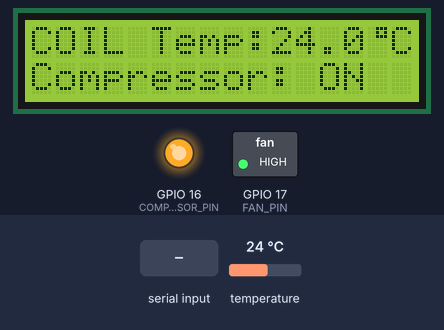
Simulated run of this sketch. Board: ESP32. Shown: 16×2 character LCD, switched loads named in the sketch (green lamp = pin HIGH), output pins drawn as LEDs (lit = HIGH). Inputs (shaded band) come from the test bench; at power-on: temperature 24 °C. Nothing arrives over Bluetooth unless stated.

Above: at 7.3 s.
7.4 s: temperature set to 9 °C
At 8.1 s:
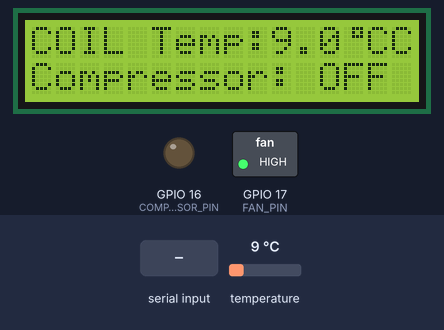
9.3 s: "COMPRESSOR_ON\n" received over the second serial link
At 10.3 s:
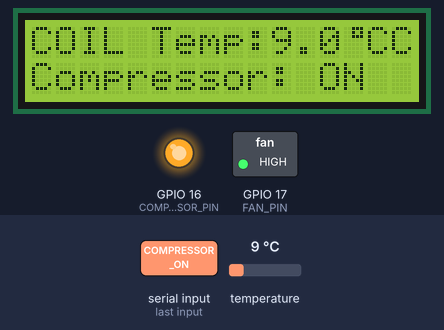
12.0 s: "ESP3\n" received over the second serial link
At 13.2 s:
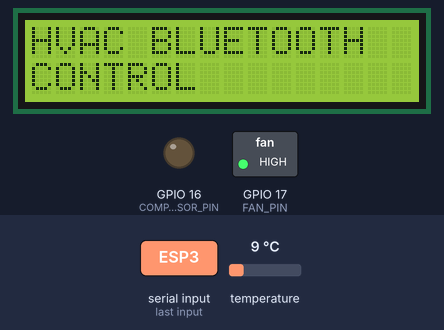
13.8 s: "FAN_OFF\n" received over the second serial link
At 17.6 s:
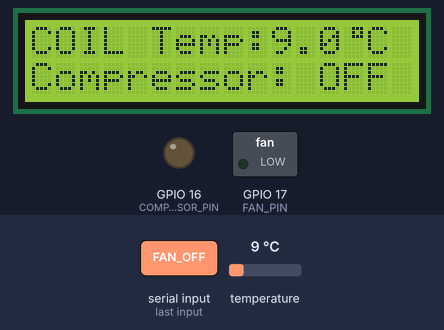
17.7 s: temperature set to 10.7 °C
At 18.5 s:
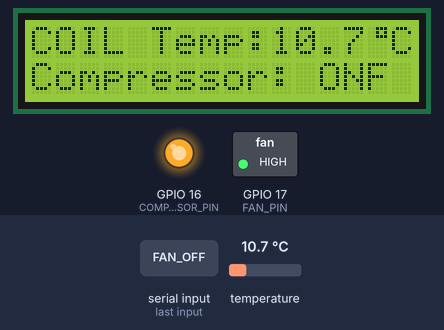
19.6 s: "COMPRESSOR_OFF\n" received over the second serial link
At 20.6 s:
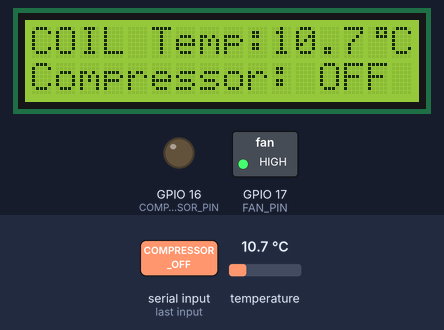
Timing chart, 0 to 22.6 s (numbered marks = the images above; inputs shaded):
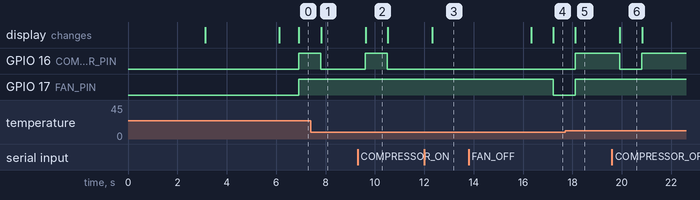

Measured:
- the behaviour switches between 10 and 10.1 °C on temperature (found by bisection; images 4 and 5)
- after the input at 7.4 s, GPIO 16 (COMPRESSOR_PIN): HIGH → LOW after 0.40 s; the display: changes after 0.42 s (image 1)
- after the input at 9.3 s, GPIO 16 (COMPRESSOR_PIN): LOW → HIGH after 0.31 s, → LOW 0.89 s later; the display: changes after 0.32 s (image 2)
- after the input at 12.0 s, the display: changes after 0.33 s (image 3)
- after the input at 13.8 s, GPIO 17 (FAN_PIN): HIGH → LOW after 3.4 s
- after the input at 17.7 s, GPIO 16 (COMPRESSOR_PIN): LOW → HIGH after 0.41 s; the display: changes after 0.42 s (image 5)
- after the input at 19.6 s, GPIO 16 (COMPRESSOR_PIN): HIGH → LOW after 0.31 s, → HIGH 0.89 s later; the display: changes after 0.33 s (image 6)

The sketch:

hvac3.ino
```cpp
#include <Wire.h>
#include <OneWire.h>
#include <LiquidCrystal_I2C.h>
#include <DallasTemperature.h>
#include <BluetoothSerial.h>

#define ONE_WIRE_BUS 19 // Temp sensor
#define COMPRESSOR_PIN 16
#define FAN_PIN 17
#define MIN_TEMPERATURE 10 // Minimum temperature set
#define MAX_TEMPERATURE 12 // Maximum temperature set

OneWire oneWire(ONE_WIRE_BUS);
DallasTemperature sensors(&oneWire);
LiquidCrystal_I2C lcd(0x27, 16, 2);
BluetoothSerial SerialBT;

// Custom character for degree symbol
byte degreeSymbol[8] = {
  0b00111,
  0b00101,
  0b00111,
  0b00000,
  0b00000,
  0b00000,
  0b00000,
  0b00000
};

unsigned long previousMillis = 0;
const long interval = 1000; // Interval to send temperature data (1 second)

void setup() {
  pinMode(COMPRESSOR_PIN, OUTPUT);
  pinMode(FAN_PIN, OUTPUT);

  sensors.begin();
  lcd.init();
  lcd.backlight();

  // Create custom degree symbol
  lcd.createChar(0, degreeSymbol);

  Serial.begin(115200);
  SerialBT.begin("ESP32_HVAC"); // Bluetooth device name
  while (!Serial);

  // Display company name
  lcd.setCursor(0, 0);
  lcd.print("Hills ELECTRONICS");
  lcd.setCursor(0, 1);
  lcd.print("S LTD");
  delay(3000); // Wait for 3 seconds

  // Clear the display and show the next message
  lcd.clear();
  lcd.setCursor(0, 0);
  lcd.print("HVAC Trainer kit");
  delay(3000); // Wait for another 3 seconds

  // Clear the display before starting the loop
  lcd.clear();
}

void loop() {
  sensors.requestTemperatures();
  float tempC = sensors.getTempCByIndex(0);

  lcd.setCursor(0, 0);
  lcd.print("COIL Temp:");
  lcd.setCursor(10, 0);
  lcd.print(tempC, 1);
  lcd.write(byte(0));  // Display the custom degree symbol
  lcd.print("C");

  if (tempC <= MIN_TEMPERATURE) {
    digitalWrite(COMPRESSOR_PIN, LOW);
    digitalWrite(FAN_PIN, HIGH);
    lcd.setCursor(0, 1); // Set cursor to the beginning of the second line
    lcd.print("Compressor: OFF ");
  } else {
    digitalWrite(COMPRESSOR_PIN, HIGH);
    digitalWrite(FAN_PIN, HIGH);
    lcd.setCursor(0, 1); // Set cursor to the beginning of the second line
    lcd.print("Compressor: ON");
  }

  // Handle Bluetooth commands
  if (SerialBT.available()) {
    String command = SerialBT.readStringUntil('\n');
    command.trim();
    if (command == "COMPRESSOR_ON") {
      digitalWrite(COMPRESSOR_PIN, HIGH);
      lcd.setCursor(0, 1);
      lcd.print("Compressor: ON ");
    } else if (command == "COMPRESSOR_OFF") {
      digitalWrite(COMPRESSOR_PIN, LOW);
      lcd.setCursor(0, 1);
      lcd.print("Compressor: OFF");
    } else if (command == "FAN_ON") {
      digitalWrite(FAN_PIN, HIGH);
    } else if (command == "FAN_OFF") {
      digitalWrite(FAN_PIN, LOW);
    } else if (command == "ESP3") {
      lcd.clear();
      lcd.setCursor(0, 0);
      lcd.print("HVAC BLUETOOTH");
      lcd.setCursor(0, 1);
      lcd.print("CONTROL");
      delay(4000); // Wait for 4 seconds
      lcd.clear();
    }
  }

  // Send temperature data every second
  unsigned long currentMillis = millis();
  if (currentMillis - previousMillis >= interval) {
    previousMillis = currentMillis;
    SerialBT.print("Temperature: ");
    SerialBT.print(tempC);
    SerialBT.println("C");
  }

  delay(100); // Short delay to avoid overwhelming the loop
}
```
